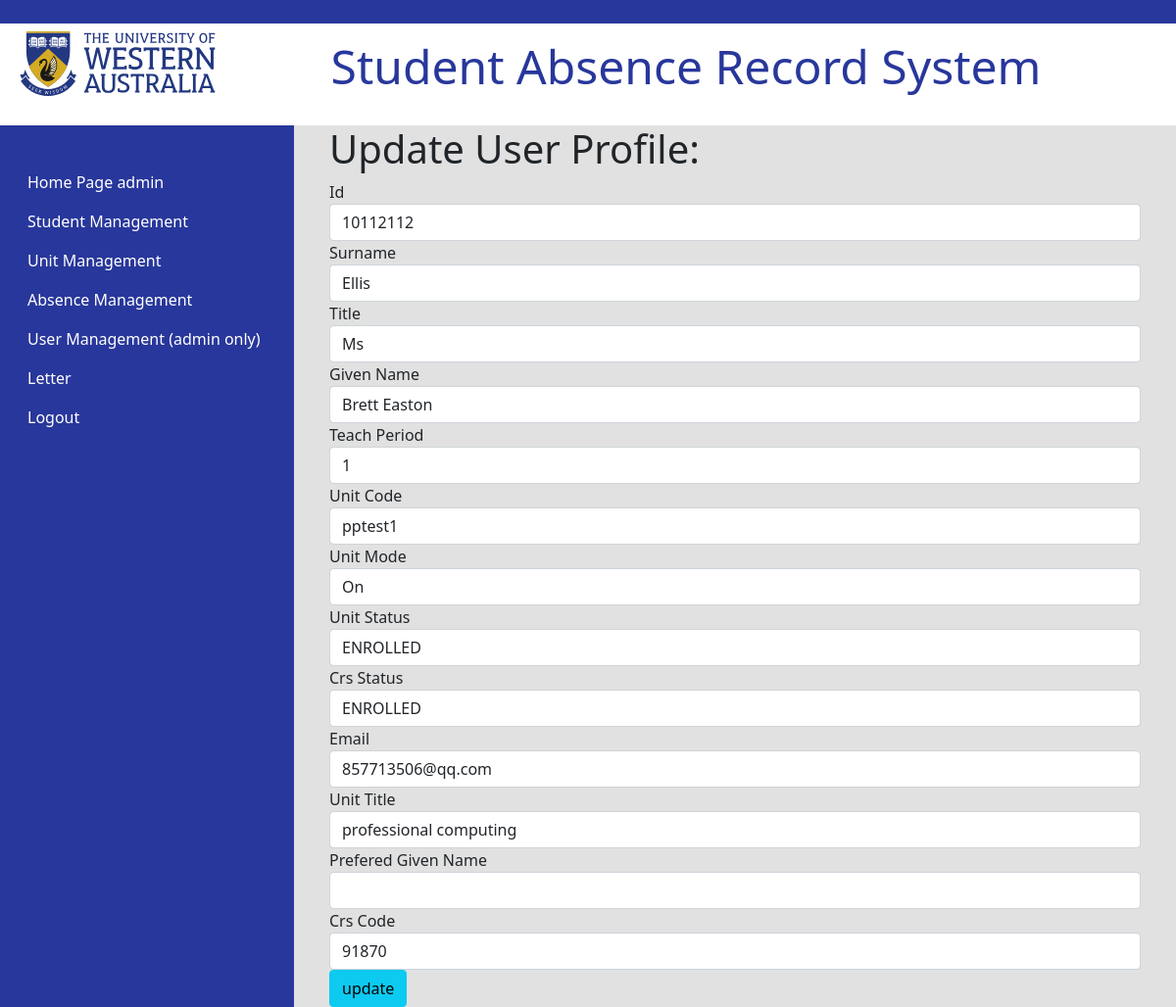
/student/10112112 (signed in), run on the app's committed database.
### app.py (models this page shows, shortened)
class User(db.Model,UserMixin):
	id = db.Column(db.Integer, primary_key=True)
	username = db.Column(db.String(80), unique=True, nullable=False)
	email = db.Column(db.String(120), unique=True, nullable=False)
	password = db.Column(db.String(120), nullable=False)
	date = db.Column(db.DateTime, default=datetime.now)

class Student(db.Model):
	id = db.Column(db.Integer,unique=True, nullable=False,primary_key=True);
	surname = db.Column(db.String(120), unique=False, nullable=False)
	title = db.Column(db.String(120), unique=False, nullable=False)
	gname = db.Column(db.String(120), unique=False, nullable=False)
	teachperiod = db.Column(db.String(120), unique=False, nullable=False)
	unitcode = db.Column(db.String(120), unique=False, nullable=False)
	unitmode = db.Column(db.String(120), unique=False, nullable=False)
	unitstatus = db.Column(db.String(120), unique=False, nullable=False)
	crsstatus = db.Column(db.String(120), unique=False, nullable=False)
	crsscode = db.Column(db.String(120), unique=False, nullable=False)#
	email = db.Column(db.String(120), unique=False, nullable=False)
	unittitle = db.Column(db.String(120), unique=False, nullable=False)
	pgname = db.Column(db.String(120), unique=False, nullable=True)

### app.py (the view, shortened to what this page needs)
@app.route('/student/<stud_id>', methods=('GET', 'POST'))
@login_required
def detailstudent(stud_id):
	stndt = Student.query.get(stud_id)
	form = UpdateStudentForm()
	if request.method=="GET":
		groups_list= [g.unitcode for g in unit.query.all()]
		form.unitcode.choices = groups_list
		form.id.data = stndt.id
		form.surname.data = stndt.surname
		form.title.data = stndt.title
		form.gname.data = stndt.gname
		form.teachperiod.data = stndt.teachperiod
		form.unitcode.data = stndt.unitcode
		form.unitmode.data = stndt.unitmode
		form.unitstatus.data = stndt.unitstatus
		form.crsstatus.data = stndt.crsstatus
		form.email.data = stndt.email
		form.unittitle.data = stndt.unittitle
		form.pgname.data = stndt.pgname
		form.crsscode.data = stndt.crsscode
		return render_template('one_student.html' , user = stndt , form=form)

### forms.py
class UpdateStudentForm(FlaskForm):
	id = IntegerField('Id', validators=[DataRequired(),NumberRange(min=1,max=99999999)])
	surname = StringField('Surname', validators=[DataRequired(),Length(min=1,max=80)])
	title = SelectField('Title',choices=[('Miss'), ('Mr'),('Mrs'),('Ms'),('Mx'),('Dr')])
	gname = StringField('Given Name', validators=[DataRequired(),Length(min=1,max=80)])
	teachperiod = StringField('Teach Period', validators=[DataRequired(),Length(min=1,max=80)])
	unitcode = SelectField('Unit Code', validators=[])
	unitmode = SelectField('Unit Mode',choices=[('On'),('Off')])
	unitstatus =SelectField('Unit Status',choices=[('ENROLLED'),('not ENROLLED')])
	crsstatus = SelectField('Crs Status',choices=[('ENROLLED'),('not ENROLLED')])
	email = StringField('Email', validators=[DataRequired(),Length(min=1,max=200)],render_kw={"placeholder": "email@sth.com"})
	unittitle = StringField('Unit Title', validators=[Length(min=1,max=80)])
	pgname = StringField('Prefered Given Name', validators=[Length(min=0,max=80)])
	crsscode = StringField('Crs Code', validators=[Length(min=1,max=80)])

### app.py (called while the page is built)
@login_manager.user_loader
def load_user(user_id):
	return User.query.get(int(user_id))

### templates/one_student.html (shortened to what this page needs)
{% extends 'base.html' %}
{% block content %}
<h1>Update User Profile:</h1>
<form method="POST" action="">
{{form.id.label(class='form-control-label')}} {{form.id(class='form-control')}}
{{form.surname.label(class='form-control-label')}} {{form.surname(class='form-control')}}
{{form.title.label(class='form-control-label')}} {{form.title(class='form-control')}}
{{form.gname.label(class='form-control-label')}} {{form.gname(class='form-control')}}
{{form.teachperiod.label(class='form-control-label')}} {{form.teachperiod(class='form-control')}}
{{form.unitcode.label(class='form-control-label')}} {{form.unitcode(class='form-control')}}
{{form.unitmode.label(class='form-control-label')}} {{form.unitmode(class='form-control')}}
{{form.unitstatus.label(class='form-control-label')}} {{form.unitstatus(class='form-control')}}
{{form.crsstatus.label(class='form-control-label')}} {{form.crsstatus(class='form-control')}}
{{form.email.label(class='form-control-label')}} {{form.email(class='form-control')}}
{{form.unittitle.label(class='form-control-label')}} {{form.unittitle(class='form-control')}}
{{form.pgname.label(class='form-control-label')}} {{form.pgname(class='form-control')}}
{{form.crsscode.label(class='form-control-label')}} {{form.crsscode(class='form-control')}}
<input type="submit" class="btn , btn-info" value="update">
</form>
</div>
{% endblock %}

### templates/navbar.html (shortened to what this page needs)
<nav class="navbar navbar-expand-sm  ">
<ul class="flex-column nav">
  <li class="nav-item">
  </li>
  <li class="nav-item active">
    <a class="nav-link" style="color: white;" href="{{url_for('intro')}}">
   Home Page {{current_user.username}}</a>
  </li>
    <li class="nav-item">
      <a style="color: white;" class="nav-link"  href="{{url_for('student')}}">Student Management</a>
    </li>
    <li class="nav-item">
      <a style="color: white;" class="nav-link"  href="{{url_for('unitt')}}">Unit Management</a>
    </li>
    <li class="nav-item">
      <a style="color: white;" class="nav-link"  href="{{url_for('absencemng')}}">Absence Management</a>
    </li>
    <li class="nav-item">
      <a style="color: white;" class="nav-link"  href="{{url_for('setting')}}">User Management (admin only)</a>
    </li>
    <li class="nav-item">
      <a style="color: white;" class="nav-link"  href="{{url_for('manulaletter')}}">Letter</a>
    </li>
  {%if current_user.is_authenticated%}
    <li class="nav-item">
      <a style="color: white;" class="nav-link"  href="{{url_for('logout')}}">Logout</a>
    </li>
  {%else%}
    <li class="nav-item">
     <a style="color: white;" class="nav-link"  href="{{url_for('login')}}"> User Login</a>
    </li>
  {%endif%}
</ul>
</nav>

### data on the page
User: username "admin"
Student: id "10112112", surname "Ellis", title "Ms", gname "Brett Easton", teachperiod "1", unitcode "pptest1", unitmode "On", unitstatus "ENROLLED", crsstatus "ENROLLED", email "857713506@qq.com", unittitle "professional computing", crsscode "91870"
